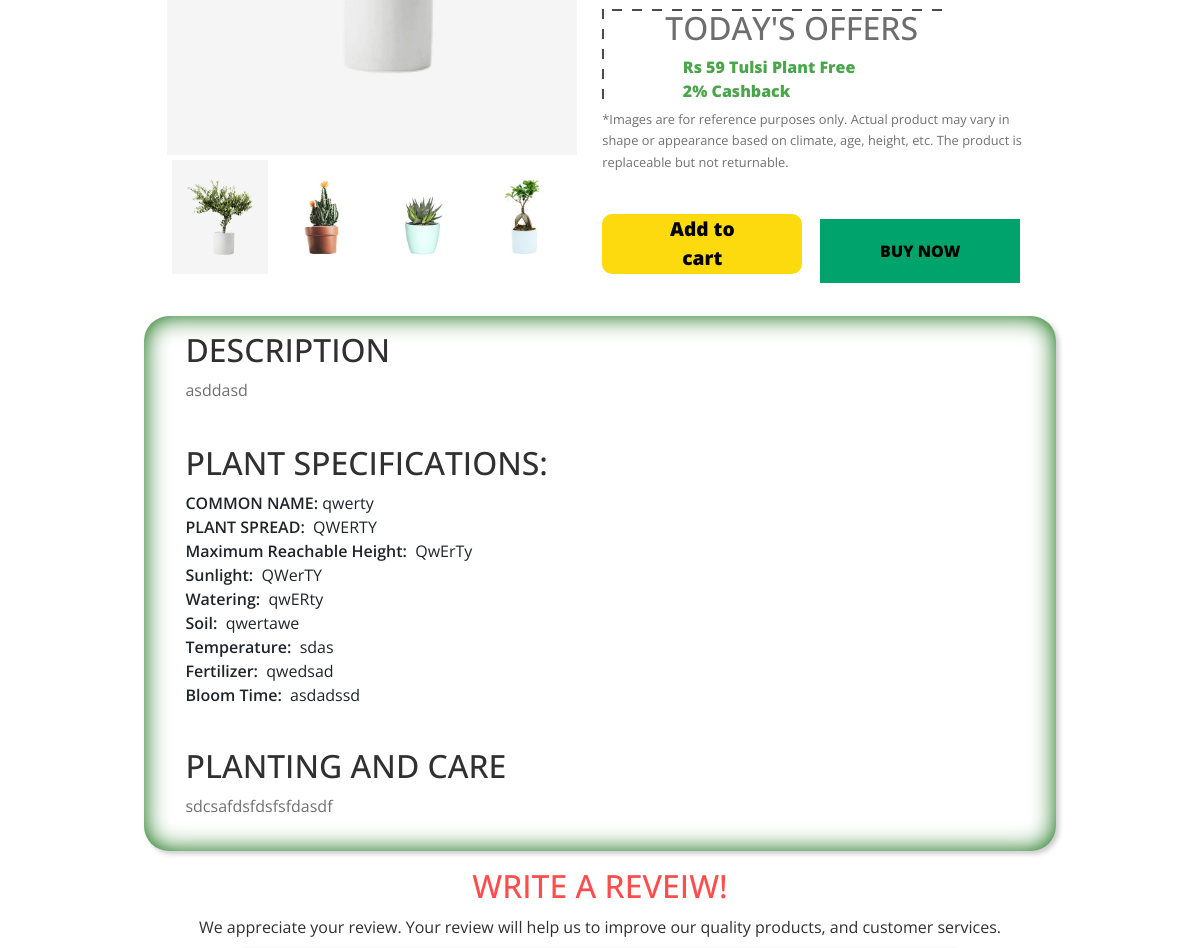
/items/syngonium-plant (signed in, middle part), run on an earlier commit of the app's database.
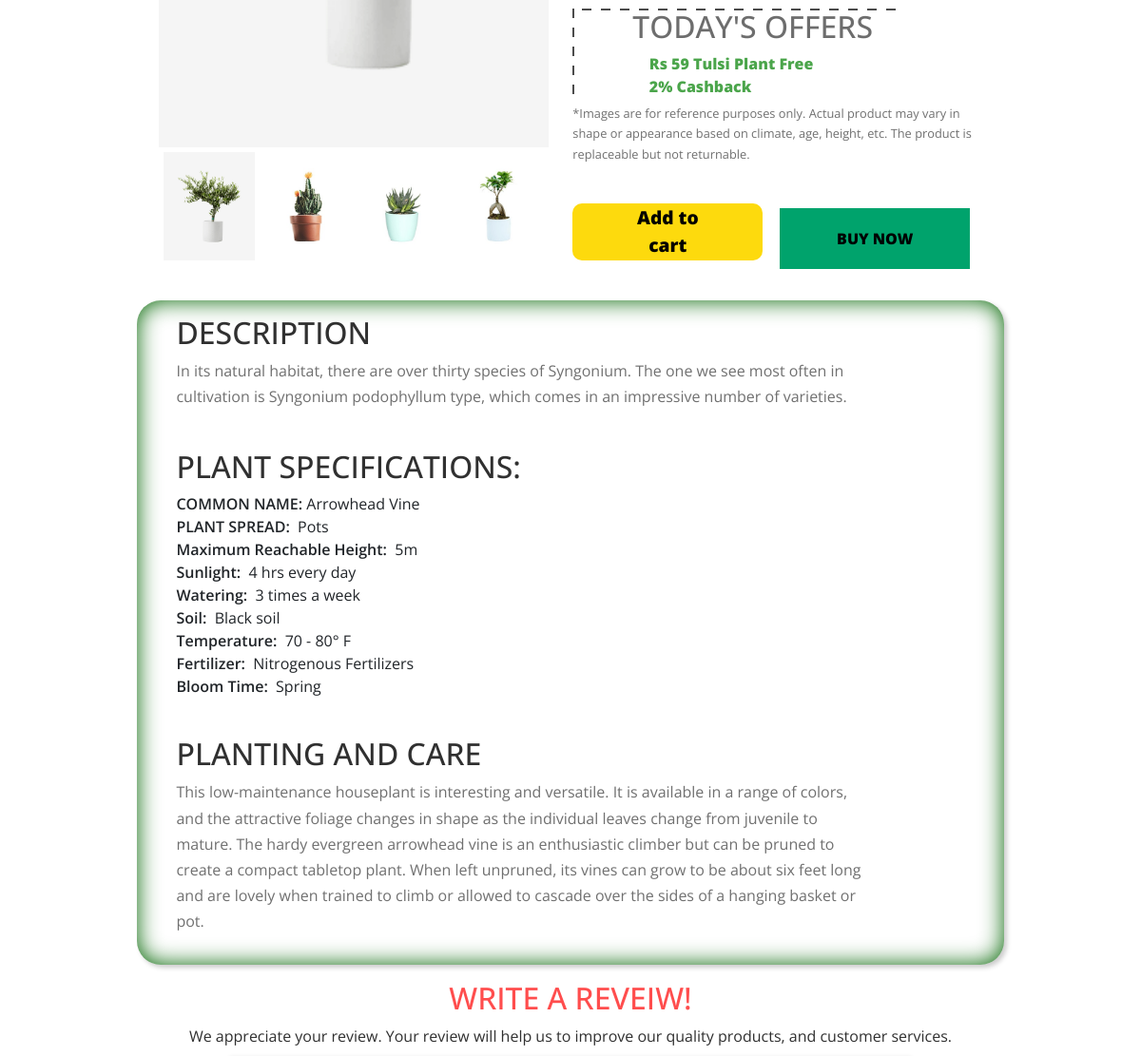
And on a later commit of the database.
### products/models.py (models this page shows, shortened)
class ItemsImages(models.Model):
    title = models.ForeignKey(ItemMain, on_delete=models.CASCADE)
    image = models.ImageField(upload_to = 'images')

class ItemMain(models.Model):
    title = models.CharField(max_length=50, unique=True)
    price = models.DecimalField(decimal_places=2, max_digits=25)
    description = models.TextField()
    category = models.ForeignKey(ItemsCat, on_delete=models.CASCADE)
    availablity = models.BooleanField(default=False)
    shippingCharges = models.IntegerField(default=0)
    offers = models.IntegerField(default=0)
    plantingAndCare = models.TextField()
    slug = models.SlugField(max_length=50,unique=True, default="", editable=False)

class ItemsSpecifications(models.Model):
    title = models.ForeignKey(ItemMain, on_delete=models.CASCADE)
    commonName = models.TextField(default="", max_length=50)
    plantSpread = models.TextField(default="", max_length=50)
    maxHeight = models.TextField(default="", max_length=50)
    sunlight = models.TextField(default="", max_length=50)
    watering = models.TextField(default="", max_length=50)
    soil = models.TextField(default="", max_length=50)
    temp = models.TextField(default="", max_length=50)
    ferti = models.TextField(default="", max_length=50)
    bloomTime = models.TextField(default="", max_length=50)

### products/views.py (the view, shortened to what this page needs)
# urls.py: path('items/<slug:the_slug>', views.itemView, name='itemView'),
@login_required(login_url='login')
def itemView(request, the_slug):
    if request.method == 'GET':
        context = {}
        p = []
        d=[]
        currentItem = ItemMain.objects.filter(slug = the_slug)[0]
        title = currentItem.title
        images = ItemsImages.objects.filter(title=ItemMain.objects.filter(title = title)[0])
        rating = ItemRating.objects.filter(title=ItemMain.objects.filter(title = title)[0])[0]
        descrip = ItemsSpecifications.objects.filter(title=ItemMain.objects.filter(title = title)[0])[0]
        faq = ItemFaq.objects.filter(title=ItemMain.objects.filter(title = title)[0])
        price = currentItem.price
        offer = currentItem.offers
        newPrice = price - (price * offer)//100
        p.append(title)
        p.append(price)
        p.append(offer)
        p.append(newPrice)
        p.append(currentItem.availablity)
        p.append(currentItem.shippingCharges)
        p.append(rating.ratingCount)
        p.append(rating.ratingValue)
        p.append(currentItem.plantingAndCare)
        p.append(currentItem.slug)
        d.append(currentItem.description)
        d.append(descrip.commonName)
        d.append(descrip.plantSpread)
        d.append(descrip.maxHeight)
        d.append(descrip.sunlight)
        d.append(descrip.watering)
        d.append(descrip.soil)
        d.append(descrip.temp)
        d.append(descrip.ferti)
        d.append(descrip.bloomTime)
        context['products'] = p
        context['images'] = images
        context['des'] = d
        context['faq'] = faq
        return render(request, 'products/single_product.html', context)

### blogs/template_tags/item_count.py (called while the page is built)
@register.simple_tag
def item_count(user):
    count = UserCart.objects.filter(user = user)
    return len(count)

### templates/products/single_product.html (shortened to what this page needs)
{% extends "base.html" %}
{% load static %}
{% block content %}
<link rel="stylesheet" href="{% static 'css/single_product.css' %}">
<link rel="stylesheet" href="https://cdnjs.cloudflare.com/ajax/libs/font-awesome/5.15.1/css/all.min.css" />
<div class = "card-wrapper">
	  <div class = "product-imgs" style="width: 45%; margin: 1%;">
		<div class = "img-display">
		  <div class = "img-showcase">
			{% for img in images %}
				<img src = " /media/{{ img.image }}" >
			{% endfor %}
		  </div>
		</div>
		<div class = "img-select">
		  {% for img in images %}
		  		<div class = "img-item">
					<a href = "#" data-id = "{{ forloop.counter }}">
			  			<img src = "/media/{{ img.image }}" >
					</a>
		  		</div>
		  {% endfor %}
		</div>
	  </div>
	  <div class = "product-content">
		<div class="box">
			<div class="border-title">
			  <h2>TODAY'S OFFERS</h2>
			</div>
			<div class="border-content" style="color: green; font-weight: 1000;">
			  <ul>
				  <li>Rs 59 Tulsi Plant Free</li>
				  <li>2% Cashback</li>
			  </ul>
			</div>
		 </div>
	  <p class="note" style="font-size: 0.8rem;">*Images are for reference purposes only. Actual product may vary in shape or appearance based on climate, age, height, etc. The product is replaceable but not returnable.</p><br>
	  <div class="button-abc">
		  <button class="cart-button" onClick="f1();">
			  <span class="add-to-cart" style="color: black; font-weight: 900; font: size 1rem;">Add to cart</span>
		  </button>
		  <div class="sub-main" style="position: absolute; top:8%; right:25%;">
			  <button class="button-three">
				  <span class="btn-b" style="font-weight: 900; font-size: 1rem;">BUY NOW</span>
			  </button>
		  </div>
	  </div>
	  </div>
	</div>
 <div class="card1">
  <div class="product-description" style="margin-left: 3%;">
	<h2 class="d-title">DESCRIPTION</h2>
	<p>{{ des.0 }}</p>
	<br><h2>PLANT SPECIFICATIONS:</h2>
	<div class="plant-specification">
		<ul>
			<li class="specification" style="font-weight: 600;">COMMON NAME:&nbsp;<span class="s" style="font-weight: 400;">{{ des.1 }}</span></li>
			<li class="specification" style="font-weight: 600;">PLANT SPREAD:&nbsp; <span class="s" style="font-weight: 400;">{{ des.2 }}</span></li>
			<li class="specification" style="font-weight: 600;">Maximum Reachable Height:&nbsp; <span class="s" style="font-weight: 400;">{{ des.3 }}</span></li>
			<li class="specification" style="font-weight: 600;">Sunlight:&nbsp; <span class="s" style="font-weight: 400;" >{{ des.4 }}</span></li>
			<li class="specification" style="font-weight: 600;">Watering:&nbsp; <span class="s" style="font-weight: 400;">{{ des.5 }}</span></li>
			<li class="specification" style="font-weight: 600;">Soil:&nbsp; <span class="s" style="font-weight: 400;">{{ des.6 }}</span></li>
			<li class="specification" style="font-weight: 600;">Temperature:&nbsp; <span class="s" style="font-weight: 400;">{{ des.7 }}</span></li>
			<li class="specification" style="font-weight: 600;">Fertilizer:&nbsp; <span class="s" style="font-weight: 400;">{{ des.8 }}</span></li>
			<li class="specification" style="font-weight: 600;">Bloom Time:&nbsp; <span class="s" style="font-weight: 400;">{{ des.9 }}</span></li>
		</ul>
	</div>
	<br><h2>PLANTING AND CARE</h2>
	<div class="plant-care">
		<p>{{ products.8 }} </p>
	</div>
</div>
 </div>
  <br><h2 id="fh2">WRITE A REVEIW!</h2>
<h6 id="fh6">We appreciate your review. Your review will help us to improve our quality products, and customer services.</h6>
{% endblock content %}

### templates/base.html (shortened to what this page needs)
{% load static %}
<!DOCTYPE html>
<html lang="en">
<head>
    <link rel="stylesheet" type="text/css" href="{% static 'css/base.css' %}">
</head>
<body>
    {% include 'navbar.html' %}
    <div class="base-container">
    {% block content  %}
    {% endblock content %}
    </div>
    {% include 'chatbot.html' %}
    {% include 'footer.html' %}
</body>
</html>

### templates/navbar.html (shortened to what this page needs)
{% load static %}
{% load item_count %}
<link rel="stylesheet" href="{% static 'css/home/navbar.css' %}">

### templates/chatbot.html (shortened to what this page needs)
{% load static %}
{% block content %}
<link rel="stylesheet" type="text/css" href="{% static 'css/chatbot.css' %}">
{% endblock content %}

### templates/footer.html (shortened to what this page needs)
{% load static %}
<link href="https://stackpath.bootstrapcdn.com/bootstrap/4.4.1/css/bootstrap.min.css" rel="stylesheet">
<link href="https://cdnjs.cloudflare.com/ajax/libs/font-awesome/5.10.0/css/all.min.css" rel="stylesheet">
<link href="{% static 'css/footer.css' %}" rel="stylesheet">

### static_in_env/css/base.css (style rules this page uses)
.base-container { padding: 3% 0%; margin-top: 10%; margin-bottom: 2%; }

### static_in_env/css/single_product.css (style rules this page uses)
* { box-sizing: border-box; padding: 0; margin: 0; font-family: 'Open Sans', sans-serif; }
.card-wrapper { max-width: 1100px; margin: 0 12%; }
.product-content { margin-top: 1%; width: 50%; }
img { width: 100%; display: block; }
.img-display { overflow: hidden; }
.img-showcase { display: flex; width: 100%; transition: all 0.5s ease; }
.img-showcase img { min-width: 100%; }
.img-select { display: flex; }
.img-item { margin: 0.3rem; }
.img-item:nth-child(1), .img-item:nth-child(2), .img-item:nth-child(3) { margin-right: 0; }
.product-content { padding: 2rem 1rem; }
.card1 { box-shadow: inset 0 0 25px #006400, 3px 3px 5px 0 #ccc; margin-left: 12%; margin-right: 12%; border-radius: 25px; padding: 15px; position: relative; top: 10px; }
.box { width: 350px; height: 100px; }
.box { -webkit-animation: myfirst 5s; -webkit-animation-timing-function: linear; -webkit-animation-iteration-count: infinite; background-color: transparent; background-image: linear-gradient(0deg, transparent, transparent 50%, #000 50%, #000 100%), linear-gradient(0deg, transparent, transparent, transparent 50%, #000 50%, #000 100%), linear-gradient(90deg, transparent, transparent 50%, #000 50%, #000 100%), linear-gradient(90deg, transparent, transparent 50%, #000 50%, #000 100%); background-repeat: repeat-y, repeat-y, repeat-x, repeat-x; background-size: 2px 20px, 2px 20px, 20px 2px, 20px 2px; opacity: 0.7; }
.border-title { position: relative; left: 18%; color: brown; }
.border-content { position: relative; left: 23%; }
.cart-button { position: relative; padding: 10px; width: 200px; height: 60px; border: 0; border-radius: 10px; background-color: #FDDA0D; outline: none; cursor: pointer; color: #fff; transition: .3s ease-in-out; overflow: hidden; }
.cart-button span { position: absolute; z-index: 3; left: 50%; top: 50%; font-size: 1.2em; color: #fff; transform: translate(-50%, -50%); }
.cart-button span.add-to-cart { opacity: 1; }
.button-abc { position: relative; display: flex; }
.button-three { position: relative; left: 50%; background-color: #00A36C; border: none; padding: 20px; width: 200px; -webkit-transition-duration: 0.4s; transition-duration: 0.4s; text-decoration: none; overflow: hidden; }
.button-three:after { content: ""; background: white; display: block; position: absolute; padding-top: 300%; padding-left: 350%; margin-left: -20px !important; margin-top: -120%; opacity: 0; transition: all 0.8s }
.product-description { margin-left: 14%; margin-right: 15%; }
#fh2 { padding: 2px 15px; color: #ff4d4d; text-align: center; }
#fh6 { padding: 2px 15px; color: #4d0er; text-align: center; font-weight: normal; }
@media screen and (min-width: 992px) { .card-wrapper { display: flex; justify-content: center; align-items: center; } }
@media screen and (min-width: 992px) { .product-imgs { display: flex; flex-direction: column; justify-content: center; } }
@media screen and (min-width: 992px) { .product-content { padding-top: 0; } }

### static/css/footer.css (style rules this page uses)
body { margin: 0; font-family: Arial, Helvetica, sans-serif; background: #ffffff; }
a { transition: .3s; }

### static_in_env/css/home/classy-nav.css (style rules this page uses)
* { margin: 0; padding: 0; }
body { font-family: "Roboto", sans-serif; }
ul, ol { margin: 0; }
ul li, ol li { list-style: none; }
img { height: auto; max-width: 100%; }

What changed in the data, as far as the page shows it:
changed ItemMain: description "asddasd" → "In its natural habitat, there are over thirty species of Syngonium. The one we see most often in cultivation is Syngonium podophyllum type, which comes in an impressive number of varieties."; plantingAndCare "sdcsafdsfdsfsfdasdf" → "This low-maintenance houseplant is interesting and versatile. It is available in a range of colors, and the attractive foliage changes in shape as the individual leaves change from juvenile to mature. The hardy evergreen arrowhead vine is an enthusiastic climber but can be pruned to create a compact tabletop plant. When left unpruned, its vines can grow to be about six feet long and are lovely when trained to climb or allowed to cascade over the sides of a hanging basket or pot."
changed ItemsSpecifications: commonName "qwerty" → "Arrowhead Vine"; plantSpread "QWERTY" → "Pots"; maxHeight "QwErTy" → "5m"; sunlight "QWerTY" → "4 hrs every day"; watering "qwERty" → "3 times a week"; soil "qwertawe" → "Black soil"; temp "sdas" → "70 - 80° F"; ferti "qwedsad" → "Nitrogenous Fertilizers"; bloomTime "asdadssd" → "Spring"
